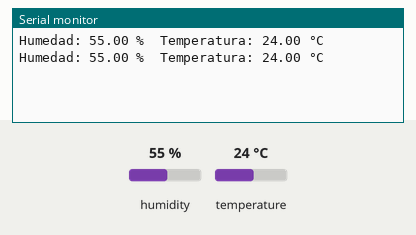
Recording of a program running on a simulated Raspberry Pi Pico. On the bench: the last lines printed to the serial monitor. The inputs (shaded band) are chosen by the test bench; at power-on: humidity 55 %, temperature 24 °C.

Above: at 2.8 s.
2.9 s: humidity set to 22 %
At 5.3 s:
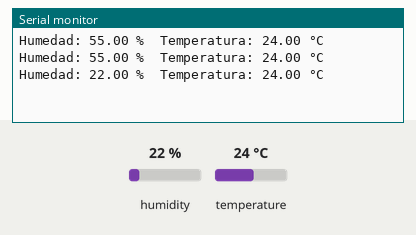
5.6 s: temperature set to 12 °C
At 6.6 s:
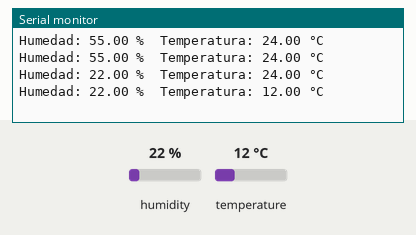
8.3 s: humidity set to 40 %
At 11.4 s:
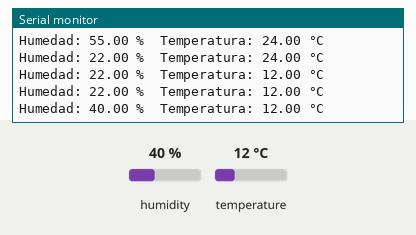
Timing chart, 0 to 12.9 s (numbered marks = the images above; inputs shaded):
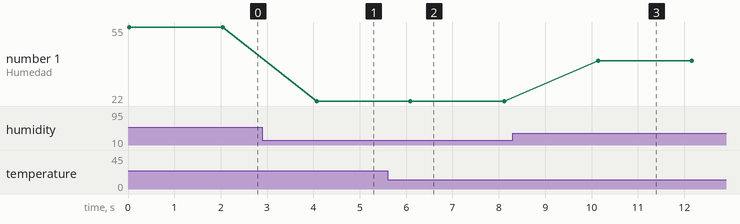

Measured:
- after the input at 2.9 s, the serial monitor: prints a new line after 1.2 s (image 1)
- after the input at 5.6 s, the serial monitor: prints a new line after 0.49 s (image 2)
- after the input at 8.3 s, the serial monitor: prints a new line after 1.8 s (image 3)
- plotted number 1: 55 → 22 after the input at 2.9 s, 22 → 40 after the input at 8.3 s

The program:

main.cpp
```cpp
 #include <Arduino.h>

#include "DHT.h"

#define DHTPIN 2
#define DHTTYPE DHT11
//#define DHTTYPE DHT22 // DHT 22 (Selecciona el tipo de sensor)

DHT dht(DHTPIN, DHTTYPE);

void setup() {
  // put your setup code here, to run once:
  Serial.begin(9600);
  dht.begin();
}

void loop() {
  // put your main code here, to run repeatedly:
  float h = dht.readHumidity();
  float t = dht.readTemperature();

  if (isnan(h) || isnan(t)) {
    Serial.println(F("Error leyendo los sensores!"));
    return;
  }
  Serial.print(F("Humedad: "));
  Serial.print(h);
  Serial.print(F(" %\t"));
  Serial.print(F("Temperatura: "));
  Serial.print(t);
  Serial.println(F(" °C "));
  delay(2000);
}
```
